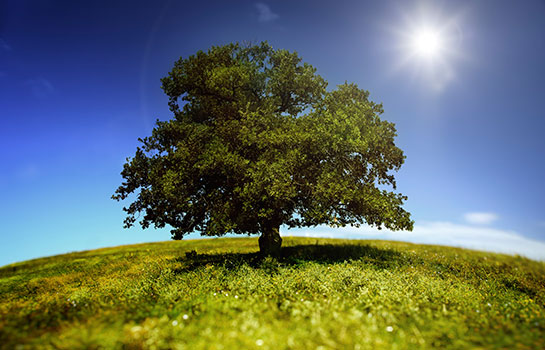
#> input picture agac.jpg, 545 x 350 px
$ python gama_donusumu.py
#> lines starting #> are read from the running program, lines starting #| are printed output that depends on the picture
import cv2
import numpy as np
import matplotlib.pyplot as plt
import math


foto=cv2.imread("agac.jpg")
#> foto is the input picture: shape (350, 545, 3); mean B, G, R 100.3, 109.8, 97.7

c=1
gamma=4 #3,4,5
def donusum(foto):
    s=foto.astype(float)
    s-=np.min(s)
    s/=np.max(s)
    return (s*255).astype(np.uint8)#resmi 0 ile 255 arasına getirdik

def gamma_donusumu(r,c,gamma):
#> called with c = 1, gamma = 4
    r=r.astype(float)
    s=c*r**gamma
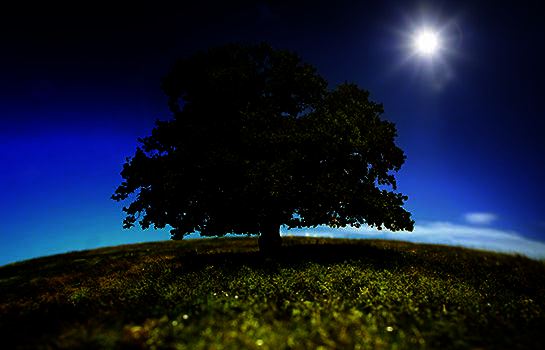
#> s: shape (350, 545, 3) float64; mean B, G, R 749547892.7, 430732930.2, 290299402.3; drawn with min black and max white
    s=donusum(s)
    return s

gamma_donusmu_foto=gamma_donusumu(foto,c,gamma)

yan_yana=np.hstack((foto,gamma_donusmu_foto))
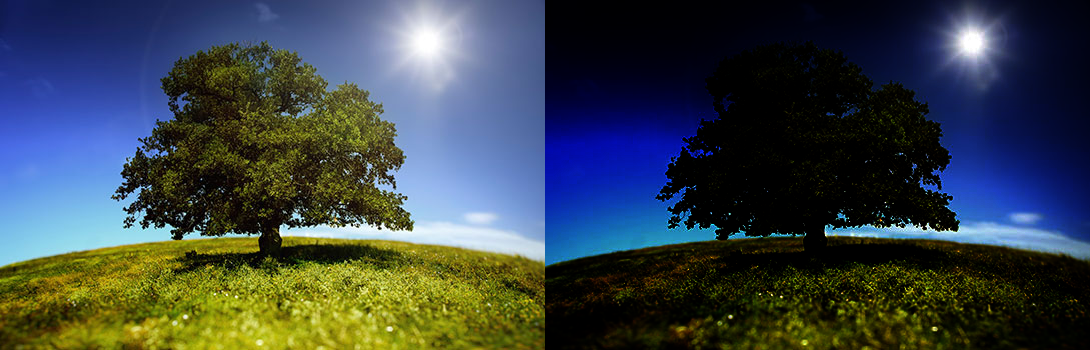
#> yan_yana: shape (350, 1090, 3); mean B, G, R 72.6, 67.7, 57.4
plt.imshow(yan_yana)
plt.show()
cv2.waitKey(0)
